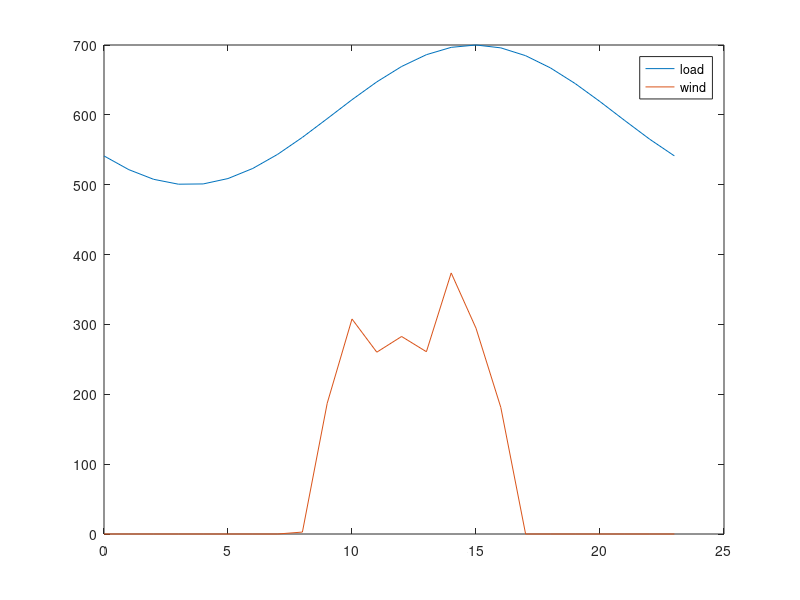

Source code (MATLAB): (Note: this script raises an error after producing the figure.)
clear all

% Runs simulation for the lifetime of the battery

%% Tunables 

life=50400; %this will need to be changed with degradation
Endlife_cap = 0.5;
Starting_cap = 1;
Simu_interval = 720; % one month for degredation interval

ESCap = 20; % MW
ESallowed = 0.8;

k_dollar_coal = 5.00; % dollar/mmbtu, 2014: 2.37, 2017: 2.22
k_dollar_gas = 2.37; % dollar/mmbtu, 2014: 5.00, 2017: 3.67

%emissions factors
k_coal = 206*0.453592; % CO2 kg/mmbtu 
k_gas = 117*0.453592; % CO2 kg/mmbtu 
k_coal_nox = 0.227*0.453592;
k_gas_nox = 0.116*0.453592;
k_coal_so2 = 0.15713*0.453592;
k_gas_so2 = 0.001*0.453592;

k_co2=[k_coal,k_coal,k_gas,k_gas]; % for heavy coal
k_nox=[k_coal_nox,k_coal_nox,k_gas_nox,k_gas_nox]; % for heavy coal
k_so2=[k_coal_so2,k_coal_so2,k_gas_so2,k_gas_so2]; % for heavy coal

k_dollar=[k_dollar_coal,k_dollar_coal,k_dollar_gas,k_dollar_gas]; % for heavy coal

Flag_wind=0; % 0 for no renewables 1 for renewables
Flag_solar=1;
t_vec = [0:23]';
load_profile = 100*sin(linspace(-0.8*pi,1.2*pi,length(t_vec)))+600;

%wind bellow
wind = Flag_wind*[141.1454209 164.3588944 117.67492 81.14462355 60.24906746 75.97386229 66.24155752 53.00033944 54.0897504 56.28039471 45.30936663 31.58459838 38.24235306 55.3985323 67.19698144 63.89313544 76.75370188 82.61862694 100.3076893 121.2392963 142.839525 148.6643123 161.1639311 145.8123442]; % wind
%solar bellow
solar = Flag_solar*[0 0 0 0 0 0 0 0 2.761714555 187.1547077 307.7808614 260.2846929 282.7520984 260.9285882 373.699438 294.5867518 181.2343721 0 0 0 0 0 0 0];

wind_profile=(wind+solar);

figure
plot(t_vec,load_profile,t_vec,wind_profile);
legend('load','wind')
fname = 'C:/filepath';
saveas(gca, fullfile(fname,'load'),'fig');

%%
up_min_vec = [12,12,4,4];
down_min_vec = [12,12,4,4];

alpha_load = 0.03;
alpha_wind = 0.05;

mpc = loadcase('case_yl9bus');
baseMVA = mpc.baseMVA;

% Change line constraints
mpc.branch(:,6) = 1000*ones(size(mpc.branch,1),1);
% Change generator limits (ineq, linear)
mpc.gen(1:4,9:10) = [340,136;300,120;80,32;80,32];

%(rows, columns)

%% Calculating coal cost curves
coef_Hunter_3 = [0.0144,21.077,9080,117483];  % Input/output curve, y(1000 Btu/h), x(MW)
x_Hunter = (10:1:100)';
y_Hunter = polyval(coef_Hunter_3,x_Hunter);

coef_Hunter_2 = polyfit(x_Hunter,y_Hunter,2);
y_Hunter_fit = polyval(coef_Hunter_2,x_Hunter);

coef_Hunter_cost = coef_Hunter_2*k_dollar_coal*10^(-3);
cost_Hunter = polyval(coef_Hunter_cost,x_Hunter);

Hunter_max = 100;

g1_max=mpc.gen(1,9);
g2_max=mpc.gen(2,9);

g1_ratio=g1_max/Hunter_max;
g2_ratio=g2_max/Hunter_max;

g1_cost=[coef_Hunter_cost(1)/g1_ratio,coef_Hunter_cost(2),coef_Hunter_cost(3)*g1_ratio];
g2_cost=[coef_Hunter_cost(1)/g2_ratio,coef_Hunter_cost(2),coef_Hunter_cost(3)*g2_ratio];

%% Calculating gas cost curves
coef_Moss_3 = [-0.0013,2.955,6561.2,662025];  % Input/output curve, y(1000 Btu/h), x(MW)
x_Moss = (10:10:750)'; % MW
y_Moss = polyval(coef_Moss_3,x_Moss); % 1000 Btu/h

coef_Moss_2 = polyfit(x_Moss,y_Moss,2); %fits a polynomial line of 2 degrees (Ax^2+Bx+C)
y_Moss_fit = polyval(coef_Moss_2,x_Moss); %uses the two polynominal line to create a new line

coef_Moss_cost = coef_Moss_2*k_dollar_gas*10^(-3);
cost_Moss = polyval(coef_Moss_cost,x_Moss);

Moss_max = 750;

g3_max=mpc.gen(3,9);
g4_max=mpc.gen(4,9);

g3_ratio=g3_max/Moss_max;
g4_ratio=g4_max/Moss_max;

g3_cost = [coef_Moss_cost(1)/g3_ratio,coef_Moss_cost(2),coef_Moss_cost(3)*g3_ratio];
g4_cost = [coef_Moss_cost(1)/g4_ratio,coef_Moss_cost(2),coef_Moss_cost(3)*g4_ratio];

%%
mpc.gencost(1,5:7) = g1_cost; 
mpc.gencost(2,5:7) = g2_cost;
mpc.gencost(3,5:7) = g3_cost;
mpc.gencost(4,5:7) = g4_cost;

%%
% Change reserve cost
Rcost = [9;10;4;4;9;10;4;4]*baseMVA;

c_on = [5.61*mpc.gen(1,9)+7.5*mpc.gen(1,9)*k_dollar_coal;5.61*mpc.gen(2,9)+7.5*mpc.gen(2,9)*k_dollar_coal;
    3.99*mpc.gen(3,9)+3.67*mpc.gen(3,9)*k_dollar_gas;3.99*mpc.gen(4,9)+3.67*mpc.gen(4,9)*k_dollar_gas]; % $ per occurance

c_off = [5.61*mpc.gen(1,9);5.61*mpc.gen(2,9);3.99*mpc.gen(3,9);3.99*mpc.gen(4,9)]; % $ per occurance
c_rES = 0.1;

mileage = 7.364;
eff=0.9;
Rinc=0.04; 
EOL_eff=1-(1-eff)*(Rinc+1);
eff_loss=(eff-EOL_eff)/life*24*30; 

%% prepare

Current_cap = Starting_cap;
Current_t = 0;
tvec = [];
co2_vec = [];
so2_vec = [];
nox_vec = [];
cap_vec = [];
coal_vec=[];
gas_vec=[];
F_coal=[];
F_gas=[];
g1_nES=[];
g2_nES=[];
g3_nES=[];
g4_nES=[];
g1=[];
g2=[];
g3=[];
g4=[];
g1_vec=[];
g2_vec=[];
g3_vec=[];
g4_vec=[];
BaseLoad = 143+159+198; 

n_interval = length(t_vec);
n_generator = 4;
n_wind = 1;
n_reserve = 4;
n_ES = 1;
n_branch = 9;
n_bus = 9;

%% cost
cost_coef = mpc.gencost(1:4,5:7);
Q_gen = diag(cost_coef(:,1))*baseMVA^2; %making cost in 1st column of cost_coef into the diagonal of a 4x4
c_gen = cost_coef(:,2)*baseMVA;
c_gen_c = cost_coef(:,3);
c_reserve = Rcost(1:n_reserve)*2;

CrES = zeros(n_bus,1);
CrES(8,1) = 1; 

% power flow (eq, linear)
Bmatrix = zeros(n_bus,n_bus);
branch_info = mpc.branch;
for i = 1:n_branch
    ind_i = branch_info(i,1);
    ind_j = branch_info(i,2);
    bij = 1/branch_info(i,4);
    Bmatrix(ind_i,ind_j) = -bij;
    Bmatrix(ind_j,ind_i) = -bij;
end

Bmatrix = Bmatrix + diag(-sum(Bmatrix,2));

bus_info = mpc.bus;

Cg = zeros(n_bus,n_generator);
Cg(1,1) = 1;
Cg(2,2) = 1;
Cg(3,3) = 1;
Cg(6,4) = 1;

Cw = zeros(n_bus,n_wind);
Cw(8,1) = 1;

% generator limits (ineq, linear)
gen_limits = mpc.gen(1:4,9:10)/baseMVA;

% line constraints (ineq, linear)
Smax = mpc.branch(:,6)/baseMVA;

Bline = zeros(n_branch,n_branch);
for i = 1:n_branch
    ind_i = branch_info(i,1);
    ind_j = branch_info(i,2);
    bij = 1/branch_info(i,4);
    Bline(i,ind_i) = bij;
    Bline(i,ind_j) = -bij;
end

% prepare for cvx
Q_gen_cvx = [];
c_gen_cvx = [];
c_gen_c_cvx = [];
c_reserve_cvx = [];
c_on_cvx = [];
c_off_cvx = [];
c_rES_cvx = [];
Cg_cvx = [];
Cw_cvx = [];
CrES_cvx = [];
Bmatrix_cvx = [];
Sd_cvx = [];
gen_max_cvx = [];
gen_min_cvx = [];
wind_forecast_cvx = [];
Smax_cvx = [];
Bline_cvx = [];


for i = 1:n_interval
    
    % Change loads
    loadamp = load_profile(i)/BaseLoad;
    mpc.bus(:,3:4) = loadamp*bus_info(:,3:4);
    Sd =mpc.bus(:,3)/baseMVA;
    
    % Change generator bounds
    wind_forecast = wind_profile(i);
    mpc.gen(5,9:10) = [wind_forecast,0]; % wind
    
    % Matrices
    Q_gen_cvx = blkdiag(Q_gen_cvx,Q_gen);
    c_gen_cvx = [c_gen_cvx;c_gen];
    c_gen_c_cvx = [c_gen_c_cvx;c_gen_c];
    c_reserve_cvx = [c_reserve_cvx;c_reserve];
    c_on_cvx = [c_on_cvx;c_on];
    c_off_cvx = [c_off_cvx;c_off];
    c_rES_cvx = [c_rES_cvx;c_rES];
    
    Cg_cvx = blkdiag(Cg_cvx,Cg);
    Cw_cvx = blkdiag(Cw_cvx,Cw);
    CrES_cvx = blkdiag(CrES_cvx,CrES);
    Bmatrix_cvx = blkdiag(Bmatrix_cvx,Bmatrix);
    Sd_cvx = [Sd_cvx;Sd];
    
    gen_max_cvx = [gen_max_cvx;gen_limits(:,1)];
    gen_min_cvx = [gen_min_cvx;gen_limits(:,2)];
    wind_forecast_cvx = [wind_forecast_cvx;wind_forecast];
    
    Smax_cvx = [Smax_cvx;Smax];
    Bline_cvx = blkdiag(Bline_cvx,Bline);
    
end

cvx_begin

variables p(n_generator*n_interval) pw(n_wind*n_interval) theta(n_bus*n_interval) r(n_reserve*n_interval)
variable u(n_generator*n_interval) binary
variable v(n_generator*n_interval) binary
variable w(n_generator*n_interval) binary

minimize (quad_form(p,Q_gen_cvx) + c_gen_cvx'*p + c_reserve_cvx'*r + c_on_cvx'*v + c_off_cvx'*w + c_gen_c_cvx'*u)

subject to
-Cg_cvx*p - Cw_cvx*pw + Bmatrix_cvx*theta + Sd_cvx == 0
p + r <= gen_max_cvx.*u
p - r >= gen_min_cvx.*u
0 <= pw <= wind_forecast_cvx/baseMVA

for i = 1:n_interval
    theta_i = theta((i-1)*n_bus+1:i*n_bus);
    u_i = u((i-1)*n_generator+1:i*n_generator);
    -Smax <= Bline*theta((i-1)*n_bus+1:i*n_bus) <= Smax
    
    theta((i-1)*n_bus+1) == 0
    r_i = r((i-1)*n_reserve+1:i*n_reserve);
    r_demand_i = alpha_wind*pw(i)+alpha_load*load_profile(i)/baseMVA;
    sum(r_i) >= r_demand_i
end

r >= 0

u_0_length = max(max(up_min_vec),max(down_min_vec))+1;
u_0 = ones(n_generator*u_0_length,1);
u_extend = [u_0;u];

for k = 1:n_generator
    up_min = up_min_vec(k);
    down_min = down_min_vec(k);
    for i = 2:(n_interval+u_0_length)
        u_i = u_extend((i-1)*n_generator+k);
        u_iminus = u_extend((i-2)*n_generator+k);
        if (n_interval+u_0_length-i) >= down_min
            for j = 1:down_min-1
                u_j = u_extend((i-1+j)*n_generator+k);
                u_iminus - u_i + u_j <= 1
            end
        else
            for j = 1:(n_interval+u_0_length-i)
                u_j = u_extend((i-1+j)*n_generator+k);
                u_iminus - u_i + u_j <= 1
            end
        end
        if (n_interval+u_0_length-i) >= up_min
            for j = 1:up_min-1
                u_j = u_extend((i-1+j)*n_generator+k);
                -u_iminus + u_i - u_j <= 0
            end
        else
            for j = 1:(n_interval+u_0_length-i)
                u_j = u_extend((i-1+j)*n_generator+k);
                -u_iminus + u_i - u_j <= 0
            end
        end
    end
end

for i = 1:n_interval
    u_i = u((i-1)*n_generator+1:i*n_generator);
    if i == 1
        u_iminus = u_0(end-3:end);
    else
        u_iminus = u((i-2)*n_generator+1:(i-1)*n_generator);
    end
    v_i = v((i-1)*n_generator+1:i*n_generator);
    w_i = w((i-1)*n_generator+1:i*n_generator);
    -u_iminus + u_i - v_i <= 0
    u_iminus - u_i - w_i <= 0
end

cvx_end

p_noES = p;
pw_noES = pw;
r_noES = r;
u_noES = u;
v_noES = v;
w_noES = w;

d=1;

while Current_cap > Endlife_cap
    
    Current_t;
    
    if (Current_t) == 0
        Current_cap;
    else
        Current_cap = Starting_cap-(1-f_BatteryDegrade_Xu(Current_t))
    end
    tvec = [tvec;Current_t];
    cap_vec = [cap_vec;Current_cap];
    Current_t = Current_t + Simu_interval %simulation interval needs to be converted from hours to days
    
    ESavailable = ESCap*Current_cap*ESallowed/2; %%% this should just be ESCap
    maxES = ESavailable/baseMVA;
    
    
    %%
    
    clearvars p pw theta r u v w
    
    cvx_begin
    
    variables p(n_generator*n_interval) pw(n_wind*n_interval) theta(n_bus*n_interval) r(n_reserve*n_interval) rES(n_ES*n_interval)
    variable u(n_generator*n_interval) binary
    variable v(n_generator*n_interval) binary
    variable w(n_generator*n_interval) binary
    
    minimize (quad_form(p,Q_gen_cvx) + c_gen_cvx'*p + c_reserve_cvx'*r + c_on_cvx'*v + c_off_cvx'*w + c_rES_cvx'*rES + c_gen_c_cvx'*u)
    
    beta = mileage/24*(1-eff);
    eff=eff-eff_loss;
    
    subject to
    -Cg_cvx*p - Cw_cvx*pw + Bmatrix_cvx*theta + Sd_cvx + CrES_cvx*rES*beta == 0
    p + r <= gen_max_cvx.*u
    p - r >= gen_min_cvx.*u
    0 <= pw <= wind_forecast_cvx/baseMVA
    
    for i = 1:n_interval
        theta_i = theta((i-1)*n_bus+1:i*n_bus);
        u_i = u((i-1)*n_generator+1:i*n_generator);
        -Smax <= Bline*theta((i-1)*n_bus+1:i*n_bus) <= Smax
        
        theta((i-1)*n_bus+1) == 0
        r_i = r((i-1)*n_reserve+1:i*n_reserve);
        rES_i = rES((i-1)*n_ES+1:i*n_ES);
        r_demand_i = alpha_wind*pw(i)+alpha_load*load_profile(i)/baseMVA;
        sum(r_i) + sum(rES_i) >= r_demand_i
    end
    
    r >= 0
    0 <= rES <= maxES
    
    u_0_length = max(max(up_min_vec),max(down_min_vec))+1;
    u_0 = ones(n_generator*u_0_length,1); 
    u_extend = [u_0;u];
    for k = 1:n_generator
        up_min = up_min_vec(k);
        down_min = down_min_vec(k);
        for i = 2:(n_interval+u_0_length)
            u_i = u_extend((i-1)*n_generator+k);
            u_iminus = u_extend((i-2)*n_generator+k);
            if (n_interval+u_0_length-i) >= down_min
                for j = 1:down_min-1
                    u_j = u_extend((i-1+j)*n_generator+k);
                    u_iminus - u_i + u_j <= 1
                end
            else
                for j = 1:(n_interval+u_0_length-i)
                    u_j = u_extend((i-1+j)*n_generator+k);
                    u_iminus - u_i + u_j <= 1;
                end
            end
            if (n_interval+u_0_length-i) >= up_min
                for j = 1:up_min-1
                    u_j = u_extend((i-1+j)*n_generator+k);
                    -u_iminus + u_i - u_j <= 0
                end
            else
                for j = 1:(n_interval+u_0_length-i)
                    u_j = u_extend((i-1+j)*n_generator+k);
                    -u_iminus + u_i - u_j <= 0
                end
            end
        end
    end
    
    for i = 1:n_interval
        u_i = u((i-1)*n_generator+1:i*n_generator);
        if i == 1
            u_iminus = u_0(end-3:end);
        else
            u_iminus = u((i-2)*n_generator+1:(i-1)*n_generator);
        end
        v_i = v((i-1)*n_generator+1:i*n_generator);
        w_i = w((i-1)*n_generator+1:i*n_generator);
        -u_iminus + u_i - v_i <= 0
        u_iminus - u_i - w_i <= 0
    end
    
    cvx_end
    
    
    for i = 1:n_interval
        
        p_i = p_noES((i-1)*n_generator+1:i*n_generator);%generation
        p1_noES(i,1) = p_i(1);
        p2_noES(i,1) = p_i(2);
        p3_noES(i,1) = p_i(3);
        p4_noES(i,1) = p_i(4);
        
        u_i = u_noES((i-1)*n_generator+1:i*n_generator);
        u1_noES(i,1) = u_i(1);
        u2_noES(i,1) = u_i(2);
        u3_noES(i,1) = u_i(3);
        u4_noES(i,1) = u_i(4);
        
        r_i = r_noES((i-1)*n_generator+1:i*n_generator);%reserves
        r1_noES(i,1) = r_i(1);
        r2_noES(i,1) = r_i(2);
        r3_noES(i,1) = r_i(3);
        r4_noES(i,1) = r_i(4);
        
    end
    
    for i = 1:n_interval
        
        p_i = p((i-1)*n_generator+1:i*n_generator);
        p1(i,1) = p_i(1);
        p2(i,1) = p_i(2);
        p3(i,1) = p_i(3);
        p4(i,1) = p_i(4);
        
        u_i = u((i-1)*n_generator+1:i*n_generator);
        u1(i,1) = u_i(1);
        u2(i,1) = u_i(2);
        u3(i,1) = u_i(3);
        u4(i,1) = u_i(4);
        
        r_i = r((i-1)*n_generator+1:i*n_generator);
        r1(i,1) = r_i(1);
        r2(i,1) = r_i(2);
        r3(i,1) = r_i(3);
        r4(i,1) = r_i(4);
        
    end
    
    if (Current_t)==720
    figure 
    subplot(3,2,1)
    plot(t_vec,p1_noES*baseMVA,'-o',t_vec,p1*baseMVA,'--x','MarkerSize',3)
    hline = refline([0 136]);
    hline.Color='k';
    hline.LineStyle='--';
    hline = refline([0 340]);
    hline.Color='k';
    hline.LineStyle='--';
    legend('w/o ES','w ES','Location','northoutside','Orientation','Horizontal')
    xlim([0,23])

    ylabel('G1 MW (Coal)')
    subplot(3,2,2)
    plot(t_vec,p2_noES*baseMVA,'-o',t_vec,p2*baseMVA,'--x','MarkerSize',3)
    hline = refline([0 120]);
    hline.LineStyle='--';
    hline.Color='k';
    hline = refline([0 300]);
    hline.LineStyle='--';
    hline.Color='k';
    xlim([0,23])

    ylabel('G2 MW (Coal)')
    subplot(3,2,3)
    plot(t_vec,p3_noES*baseMVA,'-o',t_vec,p3*baseMVA,'--x','MarkerSize',3)
    hline = refline([0 80]);
    hline.LineStyle='--';
    hline.Color='k';
    hline = refline([0 32]);
    hline.LineStyle='--';
    hline.Color='k';
    xlim([0,23])

    ylabel('G3 MW (NG)')
    subplot(3,2,4)
    plot(t_vec,p4_noES*baseMVA,'-o',t_vec,p4*baseMVA,'--x','MarkerSize',3)
    hline = refline([0 80]);
    hline.LineStyle='--';
    hline.Color='k';
    hline = refline([0 32]);
    hline.LineStyle='--';
    hline.Color='k';
    xlim([0,23])

    ylabel('G4 MW (NG)')
    subplot(3,2,5)
    plot(t_vec,pw_noES*baseMVA,'-o',t_vec,pw*baseMVA,'--x','MarkerSize',3)
    xlim([0,23])

    ylabel('Renewable MW')
    xlabel('Hours')
    saveas(gca, fullfile(fname,'Dispatch_Init'),'fig');

    figure %7
    subplot(3,2,1)
    plot(t_vec,r1_noES*baseMVA,'-o',t_vec,r1*baseMVA,'--x','MarkerSize',3)
    legend('w/o ES','w ES','Location','northoutside','Orientation','Horizontal')
    title('Reserve dispatch (MW)')
    xlim([0,23])

    ylabel('G1 MW (Coal)')
    subplot(3,2,2)
    plot(t_vec,r2_noES*baseMVA,'-o',t_vec,r2*baseMVA,'--x','MarkerSize',3)
    xlim([0,23])

    ylabel('G2 MW (Coal)')
    subplot(3,2,3)
    plot(t_vec,r3_noES*baseMVA,'-o',t_vec,r3*baseMVA,'--x','MarkerSize',3)
    xlim([0,23])

    ylabel('G3 MW (NG)')
    subplot(3,2,4)
    plot(t_vec,r4_noES*baseMVA,'-o',t_vec,r4*baseMVA,'--x','MarkerSize',3)
    xlim([0,23])

    ylabel('G4 MW (NG)')
    subplot(3,2,5)
    plot(t_vec,zeros(length(t_vec),1),'-o',t_vec,rES*baseMVA,'--x','MarkerSize',3)
    xlim([0,23])

    ylabel('Battery MW')
    xlabel('Hours')
    saveas(gca, fullfile(fname,'Reserve_Init'),'fig');
    end
    
    co2_total_noES = [];
    so2_total_noES = [];
    nox_total_noES = [];
    cost_p_noES = [];
    cost_r_noES = [];
    cost_total_noES = [];
    gen1=[];
    gen2=[];
    gen3=[];
    gen4=[];
    gen1_noES=[];
    gen2_noES=[];
    gen3_noES=[];
    gen4_noES=[];
    Fuel_coal_noES = [];
    Fuel_gas_noES = [];
    
    for i = 1:length(t_vec) 
        
        p_1 = p1_noES(i)*baseMVA;
        p_2 = p2_noES(i)*baseMVA;
        p_3 = p3_noES(i)*baseMVA;
        p_4 = p4_noES(i)*baseMVA;
        
        gen1_nES(i)=p_1;
        gen2_nES(i)=p_2;
        gen3_nES(i)=p_3;
        gen4_nES(i)=p_4;
                
        cost_1 = polyval(mpc.gencost(1,5:7),p_1);
        cost_2 = polyval(mpc.gencost(2,5:7),p_2);
        cost_3 = polyval(mpc.gencost(3,5:7),p_3);
        cost_4 = polyval(mpc.gencost(4,5:7),p_4);
        
        cost_p_noES(i,1) = cost_1 + cost_2 + cost_3 + cost_4;
        
        r_i = r_noES((i-1)*n_reserve+1:i*n_reserve);
        cost_r_noES(i,1) = c_reserve'*r_i;
        
        cost_total_noES(i,1) = cost_p_noES(i,1) + cost_r_noES(i,1);
        
        Fuel1 = cost_1/k_dollar(1,1); %MMBtu
        Fuel2 = cost_2/k_dollar(1,2);
        Fuel3 = cost_3/k_dollar(1,3);
        Fuel4 = cost_4/k_dollar(1,4);
        
        co2_1 = cost_1/k_dollar(1,1)*k_co2(1,1);
        co2_2 = cost_2/k_dollar(1,2)*k_co2(1,2);
        co2_3 = cost_3/k_dollar(1,3)*k_co2(1,3);
        co2_4 = cost_4/k_dollar(1,4)*k_co2(1,4);
        
        so2_1 = cost_1/k_dollar(1,1)*k_so2(1,1);
        so2_2 = cost_2/k_dollar(1,2)*k_so2(1,2);
        so2_3 = cost_3/k_dollar(1,3)*k_so2(1,3);
        so2_4 = cost_4/k_dollar(1,4)*k_so2(1,4);
        
        nox_1 = cost_1/k_dollar(1,1)*k_nox(1,1);
        nox_2 = cost_2/k_dollar(1,2)*k_nox(1,2);
        nox_3 = cost_3/k_dollar(1,3)*k_nox(1,3);
        nox_4 = cost_4/k_dollar(1,4)*k_nox(1,4);
        
        if (p_1<1)
            Fuel1=0;
            co2_1=0;
            so2_1=0;
            nox_1=0;
        end
        if (p_2<1)
            Fuel2=0;
            co2_2=0;
            so2_2=0;
            nox_2=0;
        end
        if (p_3<1)
            Fuel3=0;
            co2_3=0;
            so2_3=0;
            nox_3=0;
        end
        if (p_4<1)
            Fuel4=0;
            co2_4=0;
            so2_4=0;
            nox_4=0;
        end
        
        co2_p = co2_1+co2_2+co2_3+co2_4;
        so2_p = so2_1+so2_2+so2_3+so2_4;
        nox_p = nox_1+nox_2+nox_3+nox_4;
        
        coal_p = Fuel1+Fuel2;
        gas_p = Fuel3 + Fuel4;
        
        co2_total_noES(i,1) = co2_p; %represents a day's worth of emissions
        so2_total_noES(i,1) = so2_p; %represents a day's worth of emissions
        nox_total_noES(i,1) = nox_p; %represents a day's worth of emissions
        Fuel_coal_noES(i,1) = coal_p;
        Fuel_gas_noES(i,1) = gas_p;
        Fuel_G1_noES(i,1) = Fuel1;
        Fuel_G2_noES(i,1) = Fuel2;
        Fuel_G3_noES(i,1) = Fuel3;
        Fuel_G4_noES(i,1) = Fuel4;
    end
    
    g1_nES(d)=sum(gen1_nES);
    g2_nES(d)=sum(gen2_nES);
    g3_nES(d)=sum(gen3_nES);
    g4_nES(d)=sum(gen4_nES);
    f1_nES(d)=sum(Fuel_G1_noES);
    f2_nES(d)=sum(Fuel_G2_noES);
    f3_nES(d)=sum(Fuel_G3_noES);
    f4_nES(d)=sum(Fuel_G4_noES);
    
    co2_total = [];
    so2_total = [];
    nox_total = [];
    cost_p = [];
    cost_r = [];
    cost_total = [];
    Fuel_coal = [];
    Fuel_gas = [];

    
    for i = 1:length(t_vec)
        
        p_1 = p1(i)*baseMVA;
        p_2 = p2(i)*baseMVA;
        p_3 = p3(i)*baseMVA;
        p_4 = p4(i)*baseMVA;
        
        gen1(i)=p_1;
        gen2(i)=p_2;
        gen3(i)=p_3;
        gen4(i)=p_4;
        
        cost_1 = polyval(mpc.gencost(1,5:7),p_1);
        cost_2 = polyval(mpc.gencost(2,5:7),p_2);
        cost_3 = polyval(mpc.gencost(3,5:7),p_3);
        cost_4 = polyval(mpc.gencost(4,5:7),p_4);
        
        cost_p(i,1) = cost_1 + cost_2 + cost_3 + cost_4;
        
        r_i = r((i-1)*n_reserve+1:i*n_reserve);
        cost_r(i,1) = c_reserve'*r_i;
        
        cost_total(i,1) = cost_p(i,1) + cost_r(i,1);
        
        co2_1 = cost_1/k_dollar(1,1)*k_co2(1,1);
        co2_2 = cost_2/k_dollar(1,2)*k_co2(1,2);
        co2_3 = cost_3/k_dollar(1,3)*k_co2(1,3);
        co2_4 = cost_4/k_dollar(1,4)*k_co2(1,4);
        
        so2_1 = cost_1/k_dollar(1,1)*k_so2(1,1);
        so2_2 = cost_2/k_dollar(1,2)*k_so2(1,2);
        so2_3 = cost_3/k_dollar(1,3)*k_so2(1,3);
        so2_4 = cost_4/k_dollar(1,4)*k_so2(1,4);
        
        nox_1 = cost_1/k_dollar(1,1)*k_nox(1,1);
        nox_2 = cost_2/k_dollar(1,2)*k_nox(1,2);
        nox_3 = cost_3/k_dollar(1,3)*k_nox(1,3);
        nox_4 = cost_4/k_dollar(1,4)*k_nox(1,4);
        
        Fuel1 = cost_1/k_dollar(1,1); %MMBtu
        Fuel2 = cost_2/k_dollar(1,2);
        Fuel3 = cost_3/k_dollar(1,3);
        Fuel4 = cost_4/k_dollar(1,4);
        
        if (p_1<1)
            Fuel1=0;
            co2_1=0;
            so2_1=0;
            nox_1=0;
        end
        if (p_2<1)
            Fuel2=0;
            co2_2=0;
            so2_2=0;
            nox_2=0;
        end
        if (p_3<1)
            Fuel3=0;
            co2_3=0;
            so2_3=0;
            nox_3=0;
        end
        if (p_4<1)
            Fuel4=0;
            co2_4=0;
            so2_4=0;
            nox_4=0;
        end
        
        co2_p = co2_1+co2_2+co2_3+co2_4;
        so2_p = so2_1+so2_2+so2_3+so2_4;
        nox_p = nox_1+nox_2+nox_3+nox_4;
        
        coal_p = Fuel1+Fuel2;
        gas_p = Fuel3 + Fuel4; 

        co2_total(i,1) = co2_p;
        so2_total(i,1) = so2_p;
        nox_total(i,1) = nox_p;
        Fuel_coal(i,1) = coal_p;
        Fuel_gas(i,1) = gas_p;
        Fuel_G1(i,1) = Fuel1;
        Fuel_G2(i,1) = Fuel2;
        Fuel_G3(i,1) = Fuel3;
        Fuel_G4(i,1) = Fuel4;
        

    end
    
    g1(d)=sum(gen1);
    g2(d)=sum(gen2);
    g3(d)=sum(gen3);
    g4(d)=sum(gen4);
    f1(d)=sum(Fuel_G1);
    f2(d)=sum(Fuel_G2);
    f3(d)=sum(Fuel_G3);
    f4(d)=sum(Fuel_G4);
    d=d+1;
    
    F_coal_delta = sum(Fuel_coal)-sum(Fuel_coal_noES); %total for one day in each month
    F_gas_delta = sum(Fuel_gas)-sum(Fuel_gas_noES); %total for one day in each month
    co2_delta = sum(co2_total) - sum(co2_total_noES);
    so2_delta = sum(so2_total) - sum(so2_total_noES);
    nox_delta = sum(nox_total) - sum(nox_total_noES);
    g1_delta=sum(g1)-sum(g1_nES);
    g2_delta=sum(g2)-sum(g2_nES);
    g3_delta=sum(g3)-sum(g3_nES);
    g4_delta = sum(g4)-sum(g4_nES);
    
    coal_vec = [coal_vec;F_coal_delta];
    gas_vec = [gas_vec;F_gas_delta];
    co2_vec = [co2_vec;co2_delta];
    so2_vec = [so2_vec;so2_delta];
    nox_vec = [nox_vec;nox_delta];% positive if ES increased emissions
    g1_vec = [g1_vec;g1_delta];
    g2_vec = [g2_vec;g2_delta];
    g3_vec = [g3_vec;g3_delta];
    g4_vec = [g4_vec;g4_delta];
 
    curt_ES = sum(pw*baseMVA)/sum(wind_profile)
    curt_noES = sum(pw_noES*baseMVA)/sum(wind_profile)

    if (Current_t)==720
    figure 
    subplot(2,2,1)
    plot(t_vec,Fuel_G1_noES,'-o',t_vec,Fuel_G1,'--x','MarkerSize',3)
    legend('w/o ES','w ES','Location','northoutside','Orientation','Horizontal')
    title('Fuel (MMBtu)')
    xlim([0,23])
    ylabel('G1 MMBtu (Coal)')
    
    subplot(2,2,2)
    plot(t_vec,Fuel_G2_noES,'-o',t_vec,Fuel_G2,'--x','MarkerSize',3)
    xlim([0,23])
    ylabel('G2 MMBtu (Coal)')
    
    subplot(2,2,3)
    plot(t_vec,Fuel_G3_noES,'-o',t_vec,Fuel_G3,'--x','MarkerSize',3)
    xlim([0,23])
    ylabel('G3 MMBtu (NG)')
    
    subplot(2,2,4)
    plot(t_vec,Fuel_G4_noES,'-o',t_vec,Fuel_G4,'--x','MarkerSize',3)
    xlim([0,23])
    ylabel('G4 MMBtu (NG)')
    saveas(gca, fullfile(fname,'Fuel_Init'),'fig');
    end
end
%%

    figure 
    subplot(3,2,1)
    plot(t_vec,p1_noES*baseMVA,'-o',t_vec,p1*baseMVA,'--x','MarkerSize',3)
    legend('w/o ES','w ES','Location','northoutside','Orientation','Horizontal')
    title('Generator dispatch (MW)')
    hline = refline([0 136]);
    hline.Color='k';
    hline.LineStyle='--';
    hline = refline([0 340]);
    hline.Color='k';
    hline.LineStyle='--';
    xlim([0,23])
    ylabel('G1 MW (Coal)')
    
    subplot(3,2,2)
    plot(t_vec,p2_noES*baseMVA,'-o',t_vec,p2*baseMVA,'--x','MarkerSize',3)
    xlim([0,23])
    hline = refline([0 120]);
    hline.LineStyle='--';
    hline.Color='k';
    hline = refline([0 300]);
    hline.LineStyle='--';
    hline.Color='k';
    ylabel('G2 MW (Coal)')
    
    subplot(3,2,3)
    plot(t_vec,p3_noES*baseMVA,'-o',t_vec,p3*baseMVA,'--x','MarkerSize',3)
    xlim([0,23])
    hline = refline([0 80]);
    hline.LineStyle='--';
    hline.Color='k';
    hline = refline([0 32]);
    hline.LineStyle='--';
    hline.Color='k';
    ylabel('G3 MW (NG)')
    xlabel('Hours')
    
    subplot(3,2,4)
    plot(t_vec,p4_noES*baseMVA,'-o',t_vec,p4*baseMVA,'--x','MarkerSize',3)
    hline = refline([0 80]);
    hline.LineStyle='--';
    hline.Color='k';
    hline = refline([0 32]);
    hline.LineStyle='--';
    hline.Color='k';
    xlim([0,23])
    ylabel('G4 MW (NG)')
    xlabel('Hours')
    
    subplot(3,2,5)
    plot(t_vec,pw_noES*baseMVA,'-o',t_vec,pw*baseMVA,'--x','MarkerSize',3)
    xlim([0,23])
    ylabel('Renewable MW')
    xlabel('Hours')
    saveas(gca, fullfile(fname,'Dispatch_Final'),'fig');
   
 
    figure
    subplot(3,2,1)
    plot(t_vec,r1_noES*baseMVA,'-o',t_vec,r1*baseMVA,'--x','MarkerSize',3)
    legend('w/o ES','w ES','Location','northoutside','Orientation','Horizontal')
    title('Reserve dispatch (MW)')
    xlim([0,23])
    ylabel('G1 MW (Coal)')
    
    subplot(3,2,2)
    plot(t_vec,r2_noES*baseMVA,'-o',t_vec,r2*baseMVA,'--x','MarkerSize',3)
    xlim([0,23])
    ylabel('G2 MW (Coal)')
    
    subplot(3,2,3)
    plot(t_vec,r3_noES*baseMVA,'-o',t_vec,r3*baseMVA,'--x','MarkerSize',3)
    xlim([0,23])
    ylabel('G3 MW (NG)')
    
    subplot(3,2,4)
    plot(t_vec,r4_noES*baseMVA,'-o',t_vec,r4*baseMVA,'--x','MarkerSize',3)
    xlim([0,23])
    ylabel('G4 MW (NG)')
    
    subplot(3,2,5)
    plot(t_vec,zeros(length(t_vec),1),'-o',t_vec,rES*baseMVA,'--x','MarkerSize',3)
    xlim([0,23])
    ylabel('Battery MW')
    xlabel('Hours')
    saveas(gca, fullfile(fname,'Reserves_Final'),'fig');

total_co2 = sum(30*co2_vec)
total_so2 = sum(30*so2_vec)
total_nox = sum(30*nox_vec)
total_coal = sum(30*coal_vec)
total_gas = sum(30*gas_vec)
total_coal_MW=30*(sum(g1_vec)+sum(g2_vec))
total_gas_MW=30*(sum(g3_vec)+sum(g4_vec))

label={'PriceSwap_Coal_S'};
impacts(1,:)=[total_co2,total_so2,total_nox,total_gas,total_coal,total_gas_MW,total_coal_MW];
xlswrite('impacts_Xu.xlsx',label,1,'A12')
xlswrite('impacts_Xu.xlsx',impacts,1,'B12')

%%
figure
plot(tvec,co2_vec,'-o','MarkerSize',4) % tvec is in hours not days
xlabel('Hours')
ylabel('CO_2 (kg)')
saveas(gca, fullfile(fname,'CO2'),'fig');

figure
plot(tvec,coal_vec,'-o',tvec,gas_vec,'-o','MarkerSize',4) 
xlabel('Hours')
ylabel('Fuel (mmBtu)')
legend('Coal','Gas')
saveas(gca, fullfile(fname,'Fuel'),'fig');

figure
plot(tvec/24/30,g1,'-o',tvec/24/30,g2,'-o',tvec/24/30,g3,'-o',tvec/24/30,g4,'-o','MarkerSize',4)
legend('g1','g2','g3','g4')
xlabel('Months')
ylabel('Generation (MWh)')
saveas(gca, fullfile(fname,'Gen_ES'),'fig');

figure
plot(tvec/24/30,g1_nES,'-o',tvec/24/30,g2_nES,'-o',tvec/24/30,g3_nES,'-o',tvec/24/30,g4_nES,'-o','MarkerSize',4)
legend('g1_nES','g2_nES','g3_nES','g4_nES')
xlabel('Months')
ylabel('Generation (MWh)')
saveas(gca, fullfile(fname,'Gen_noES'),'fig');
